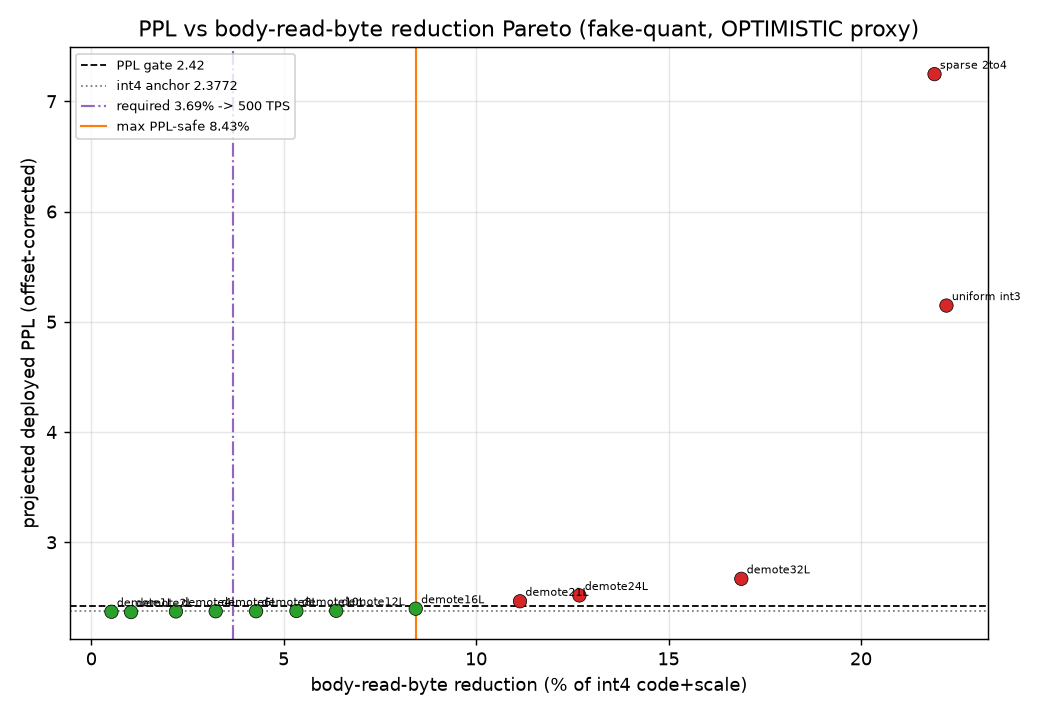

This figure's Python source:
#!/usr/bin/env python
# SPDX-FileCopyrightText: 2026 CoreWeave, Inc.
# SPDX-License-Identifier: Apache-2.0
# SPDX-PackageName: senpai
"""PPL-vs-body-read-byte-reduction Pareto via local in-memory fake-quantization.

Analysis-only leg (PR #287). Question: can a PPL-safe body-read-byte reduction
(holding projected deployed PPL <= 2.42; deployed int4 anchor 2.3772, headroom
0.0428) reach the byte-reduction % that moves the HBM-bound TPS ceiling from the
served 481.53 to 500 at fixed E[T]=3.844?

We fake-quantize the DEPLOYED int4 target body (google/gemma-4-E4B-it-qat-w4a16-ct,
pack-quantized int4 group_size=32 symmetric) by dequantizing -> re-rounding onto a
lower-bit grid / 2:4 mask, measure PPL on the official corpus with the EXACT official
teacher-forced arithmetic, and compute the analytic body-read-byte reduction for each
config. We then cross max_ppl_safe_read_reduction_pct against
required_read_reduction_pct_for_500.

HONESTY: this is a LOCAL fake-quant (fp accumulation) OPTIMISTIC proxy for a real
low-bit kernel; it produces 0 TPS and is a CANDIDATE future build, not a measured
deploy. The authoritative speed gate stays MEASURED >=500 at lambda_hat>=0.9780.
"""
from __future__ import annotations

import argparse
import glob
import json
import math
import os
import sys
import time
from pathlib import Path
from typing import Any

import torch

# --------------------------------------------------------------------------- #
# Composition basis (denken #278 linear_step_decomposition) + gates.
# --------------------------------------------------------------------------- #
OFFICIAL_BASELINE_TPS = 481.53      # served int4 TPS at full body (HBM-bound op point)
TARGET_TPS = 500.0                  # the bar this lever must clear
E_T = 3.844                         # fixed E[T] (kanna #217; drafter ceiling my #281)
DEPLOYED_BODY_GB = 1.76             # deployed int4 body read (floor 2933.83us @600GB/s)
BW_NOMINAL_GBPS = 600.0             # nominal A10G HBM bandwidth
DEPLOYED_INT4_PPL = 2.3772          # deployed served int4 PPL anchor (PR #52, 128/128)
PPL_GATE = 2.42                     # validity bar (headroom 0.0428 over anchor)
PPL_HEADROOM = PPL_GATE - DEPLOYED_INT4_PPL  # 0.0428
OFFICIAL_SCORED_TOKENS = 61797      # exact GT scored-token count (harness-faithful check)
# Imported-EXACT cross-refs (self-test (e); do NOT re-derive).
LAMBDA1_CEILING_TPS = 520.953       # kanna #217 lambda=1 ceiling (520.9527323111674)
K_CAL = 125.268                     # kanna #217 calibration (125.26795005202914)
STEP_US = 1218.2                    # kanna #217 normalized served step
FLOOR_US = 2933.83                  # denken #278 int4 body-read HBM floor (2933.828266667)
TAU_LO = 1.03524                    # lawine #267 tau_lo
PRIVATE_VERIFIED_PPL = 2.3777       # private-verified int4 PPL reference

# Honest-scope caveats carried by this leg (self-test (f)).
CAVEATS = [
    "0_TPS: this leg maps PPL feasibility of the bytes-per-read denominator lever; it "
    "produces NO >=500 build and adds 0 TPS.",
    "FAKE_QUANT_OPTIMISTIC: local in-memory fake-quant with fp accumulation is an "
    "OPTIMISTIC proxy for a real low-bit kernel (real int3/2:4 kernels add group/scale "
    "quant + transcode error).",
    "QAT_PROXY_OPTIMISTIC: the int4 base here is the public QAT w4a16 checkpoint (osoi5 "
    "served weights + serve venv pod-absent per #281); QAT recovers more quality and is "
    "more low-bit-robust than the deployed PTQ int4, so the Pareto here is ALSO optimistic "
    "vs the deployed body -> a closure verdict is decisive, a clear verdict needs re-confirm.",
    "DO_NOT_SERVE: NO served-file change, NO re-quantization of the served checkpoint, "
    "NOT a launch, NOT open2, NO HF Job, NO submission. BASELINE stays 481.53.",
    "CANDIDATE_FUTURE_BUILD: a PPL-safe reduction found here is a human-approval-gated "
    "candidate build, NOT realized here. Launch gate stays land #245 MEASURED >=500 at "
    "lambda_hat>=0.9780.",
]

GROUP_SIZE = 32
BODY_SUBMODULES = [
    "self_attn.q_proj", "self_attn.k_proj", "self_attn.v_proj", "self_attn.o_proj",
    "mlp.gate_proj", "mlp.up_proj", "mlp.down_proj",
    "per_layer_input_gate", "per_layer_projection",
]
# Layers admitting 2:4 structured sparsity (dense matmuls; PLE gates excluded).
SPARSE24_SUBMODULES = [
    "self_attn.q_proj", "self_attn.k_proj", "self_attn.v_proj", "self_attn.o_proj",
    "mlp.gate_proj", "mlp.up_proj", "mlp.down_proj",
]

CKPT_GLOB = "~/.cache/huggingface/hub/models--google--gemma-4-E4B-it-qat-w4a16-ct/snapshots/*"
CORPUS = ("/workspace/senpai/target/official/main_bucket/shared_resources/"
          "speed_benchmark/data/ppl_ground_truth_tokens.jsonl")
OUTDIR = Path("/workspace/senpai/target/research/validity/read_reduction_ppl_pareto")


def log(*a: Any) -> None:
    print("[rrpp]", *a, flush=True)


# --------------------------------------------------------------------------- #
# Fake-quant kernels (operate on the int4-dequantized bf16 weight).
# --------------------------------------------------------------------------- #
def fakequant_intn(W: torch.Tensor, bits: int, gsz: int = GROUP_SIZE) -> torch.Tensor:
    """Symmetric per-group int-N round-trip. codes in [-2^(b-1), 2^(b-1)-1]."""
    out, inf = W.shape
    qmin = -(2 ** (bits - 1))
    qmax = 2 ** (bits - 1) - 1
    ng = (inf + gsz - 1) // gsz
    pad = ng * gsz - inf
    Wp = torch.nn.functional.pad(W.float(), (0, pad)).view(out, ng, gsz)
    absmax = Wp.abs().amax(dim=2, keepdim=True)
    scale = (absmax / (-qmin)).clamp_min(1e-12)        # absmax -> qmin (neg side)
    q = torch.clamp(torch.round(Wp / scale), qmin, qmax)
    Wq = (q * scale).view(out, ng * gsz)[:, :inf]
    return Wq.to(W.dtype)


def fakequant_2to4(W: torch.Tensor) -> torch.Tensor:
    """Magnitude 2:4 structured sparsity on top of int4 grid: in every contiguous
    group of 4 along the in-dim, keep the 2 largest-magnitude (already-int4) values,
    zero the other 2. (We keep the int4 values; byte model accounts metadata.)"""
    out, inf = W.shape
    g = inf // 4
    rem = inf - g * 4
    body = W[:, : g * 4].view(out, g, 4)
    mag = body.abs()
    # indices of the 2 smallest per group -> zero them
    drop = mag.topk(2, dim=2, largest=False).indices  # [out, g, 2]
    mask = torch.ones_like(body, dtype=torch.bool)
    mask.scatter_(2, drop, False)
    body = torch.where(mask, body, torch.zeros_like(body))
    Wq = W.clone()
    Wq[:, : g * 4] = body.view(out, g * 4)
    return Wq  # tail (< 4) left dense; negligible


# --------------------------------------------------------------------------- #
# Byte accounting (analytic body-read-byte reduction).
# --------------------------------------------------------------------------- #
def linear_int4_bytes(out: int, inf: int, gsz: int = GROUP_SIZE) -> tuple[float, float]:
    """(code_bytes, scale_bytes) for an int4 group-quantized Linear."""
    code = out * inf * 0.5                       # 4 bits/value
    scale = out * math.ceil(inf / gsz) * 2.0     # bf16 group scales
    return code, scale


def linear_scheme_code_bytes(out: int, inf: int, scheme: tuple) -> float:
    """code+metadata bytes (NOT scale) for a Linear under a scheme."""
    kind = scheme[0]
    if kind == "intn":
        bits = scheme[1]
        return out * inf * (bits / 8.0)
    if kind == "sparse24":
        # keep 2 of 4 int4 values + 2-bit position metadata per kept value
        kept = out * inf * 0.5 * 0.5             # half the int4 codes
        meta = out * inf * 0.5 * (2.0 / 8.0)     # 2 bits per kept value
        return kept + meta
    if kind == "int4":
        return out * inf * 0.5
    raise ValueError(scheme)


# --------------------------------------------------------------------------- #
# Model load + body enumeration.
# --------------------------------------------------------------------------- #
def load_model():
    from transformers import Gemma4ForConditionalGeneration
    from transformers.utils.quantization_config import CompressedTensorsConfig
    ckpt = glob.glob(os.path.expanduser(CKPT_GLOB))[0]
    log("loading", ckpt)
    t0 = time.time()
    model = Gemma4ForConditionalGeneration.from_pretrained(
        ckpt, dtype=torch.bfloat16, device_map={"": 0},
        quantization_config=CompressedTensorsConfig(run_compressed=False),
    )
    model.eval()
    # free vision/audio towers (unused for text PPL) to reclaim headroom
    import torch.nn as nn
    for nm in ["vision_tower", "audio_tower", "embed_vision", "embed_audio"]:
        if hasattr(model.model, nm):
            setattr(model.model, nm, nn.Identity())
    torch.cuda.empty_cache()
    log(f"loaded in {time.time()-t0:.1f}s  VRAM={torch.cuda.memory_allocated()/1e9:.2f}GB "
        f"(towers freed)")
    return model


def enumerate_body(model):
    """Return list of dicts {name, layer, sub, module, out, in, code4, scale}."""
    lm = model.model.language_model
    body = []
    for li, lyr in enumerate(lm.layers):
        for sub in BODY_SUBMODULES:
            m = lyr
            ok = True
            for p in sub.split("."):
                if not hasattr(m, p):
                    ok = False
                    break
                m = getattr(m, p)
            if not ok or not hasattr(m, "weight"):
                continue  # KV-shared layers lack k/v_proj
            out, inf = m.weight.shape
            code4, scale = linear_int4_bytes(out, inf)
            body.append({"name": f"L{li}.{sub}", "layer": li, "sub": sub,
                         "module": m, "out": out, "in": inf,
                         "code4": code4, "scale": scale})
    return body


# --------------------------------------------------------------------------- #
# PPL eval (EXACT official teacher-forced arithmetic; ppl_endpoint.py).
# --------------------------------------------------------------------------- #
def load_corpus():
    recs = []
    with open(CORPUS) as fh:
        for line in fh:
            line = line.strip()
            if not line:
                continue
            r = json.loads(line)
            ctx, tgt = r["context_token_ids"], r["target_token_ids"]
            ids = ctx + tgt
            ss = max(len(ctx), 1)
            se = len(ids)
            recs.append((r["id"], ids, ss, se))
    return recs


@torch.inference_mode()
def eval_ppl(model, recs, indices=None):
    """Official teacher-forced PPL. Scored tokens are the trailing target block, so we
    restrict the lm_head to the last (target_len+1) positions via logits_to_keep: the
    kept logits are bit-identical to the full forward but bound memory to ~[513, V]."""
    if indices is not None:
        recs = [recs[i] for i in indices]
    total_nll = 0.0
    total_tok = 0
    dev = next(model.parameters()).device
    for _id, ids, ss, se in recs:
        t = torch.tensor([ids], device=dev)
        n = se - ss                                         # scored tokens (target block)
        K = n + 1                                           # keep predicting positions [ss-1, se)
        logits = model(input_ids=t, logits_to_keep=K).logits[0].float()  # [K,V] softcapped
        lse = torch.logsumexp(logits, dim=-1)              # [K] partition fn
        j = torch.arange(n, device=dev)
        toks = t[0, ss + j]                                 # token at position ss+j
        tok_lp = logits[j, toks] - lse[j]                   # predicting-logits at ss-1+j = L_keep[j]
        total_nll += float(-tok_lp.sum().item())
        total_tok += int(n)
    return math.exp(total_nll / total_tok), total_tok


# --------------------------------------------------------------------------- #
# Scheme apply / restore.
# --------------------------------------------------------------------------- #
def apply_scheme(body, scheme_map):
    """scheme_map: {name: scheme_tuple}. Returns touched names."""
    by_name = {b["name"]: b for b in body}
    touched = []
    for name, scheme in scheme_map.items():
        b = by_name[name]
        W = b["module"].weight.data
        if scheme[0] == "intn":
            Wq = fakequant_intn(W, scheme[1])
        elif scheme[0] == "sparse24":
            Wq = fakequant_2to4(W)
        elif scheme[0] == "int4":
            Wq = fakequant_intn(W, 4)
        else:
            raise ValueError(scheme)
        b["module"].weight.data.copy_(Wq)
        touched.append(name)
    return touched


def restore(body, snapshot, names):
    by_name = {b["name"]: b for b in body}
    for name in names:
        b = by_name[name]
        b["module"].weight.data.copy_(snapshot[name].to(b["module"].weight.device))


def body_read_reduction_pct(body, scheme_map):
    """Analytic % reduction of int4 body read (code+scale) under scheme_map."""
    int4_total = sum(b["code4"] + b["scale"] for b in body)
    cfg_total = 0.0
    by_name = {b["name"]: b for b in body}
    for b in body:
        sch = scheme_map.get(b["name"], ("int4",))
        cfg_total += linear_scheme_code_bytes(b["out"], b["in"], sch) + b["scale"]
    return 100.0 * (1.0 - cfg_total / int4_total), int4_total


# --------------------------------------------------------------------------- #
# Composition: required reduction + round-trip self-test.
# --------------------------------------------------------------------------- #
def required_reduction_for_500():
    """HBM-bound ceiling = E[T]*BW_eff/body, BW_eff calibrated so ceiling==baseline
    at the full body. At fixed E[T], tps ∝ 1/body => required reduction = 1 - base/target."""
    bw_eff = OFFICIAL_BASELINE_TPS * DEPLOYED_BODY_GB / E_T   # GB/s effective
    ceiling = lambda body: E_T * bw_eff / body
    body_500 = E_T * bw_eff / TARGET_TPS
    req = 1.0 - body_500 / DEPLOYED_BODY_GB
    roundtrip = ceiling(DEPLOYED_BODY_GB * (1.0 - req))
    return {
        "required_read_reduction_pct_for_500": 100.0 * req,
        "bw_eff_gbps": bw_eff,
        "ceiling_at_full_body": ceiling(DEPLOYED_BODY_GB),
        "body_500_gb": body_500,
        "roundtrip_tps": roundtrip,
        "roundtrip_resid_tps": abs(roundtrip - TARGET_TPS),
        "ceiling_nominal_600": E_T * BW_NOMINAL_GBPS / DEPLOYED_BODY_GB,
    }


def projected_deployed_ppl(local_ppl, local_int4_ppl):
    """Offset-correct the local fake-quant PPL onto the deployed anchor (removes the
    bf16-vs-Marlin systematic offset): projected = anchor + (local - local_int4)."""
    return DEPLOYED_INT4_PPL + (local_ppl - local_int4_ppl)


def constants_exact():
    """Self-test (e): verify every imported cross-leg constant equals its PR-stated
    value EXACTLY (no silent drift across legs). Returns (all_ok, per-constant detail)."""
    expect = {
        "OFFICIAL_BASELINE_TPS": (OFFICIAL_BASELINE_TPS, 481.53),
        "TARGET_TPS": (TARGET_TPS, 500.0),
        "LAMBDA1_CEILING_TPS": (LAMBDA1_CEILING_TPS, 520.953),
        "K_CAL": (K_CAL, 125.268),
        "STEP_US": (STEP_US, 1218.2),
        "E_T": (E_T, 3.844),
        "FLOOR_US": (FLOOR_US, 2933.83),
        "PPL_GATE": (PPL_GATE, 2.42),
        "DEPLOYED_INT4_PPL": (DEPLOYED_INT4_PPL, 2.3772),
        "PPL_HEADROOM": (PPL_HEADROOM, 0.0428),
        "TAU_LO": (TAU_LO, 1.03524),
        "DEPLOYED_BODY_GB": (DEPLOYED_BODY_GB, 1.76),
        "OFFICIAL_SCORED_TOKENS": (OFFICIAL_SCORED_TOKENS, 61797),
    }
    detail, all_ok = {}, True
    for k, (have, want) in expect.items():
        ok = abs(float(have) - float(want)) <= 1e-6
        detail[k] = {"have": have, "want": want, "ok": ok}
        all_ok = all_ok and ok
    return all_ok, detail


# --------------------------------------------------------------------------- #
# Main experiment.
# --------------------------------------------------------------------------- #
def run(args):
    torch.cuda.reset_peak_memory_stats()
    model = load_model()
    body = enumerate_body(model)
    log(f"body Linears: {len(body)}  "
        f"int4 body (code+scale) = {sum(b['code4']+b['scale'] for b in body)/1e9:.4f} GB  "
        f"code-only = {sum(b['code4'] for b in body)/1e9:.4f} GB")

    snapshot = {b["name"]: b["module"].weight.detach().to("cpu").clone() for b in body}
    log(f"snapshot {len(snapshot)} weights to CPU "
        f"({sum(t.numel()*t.element_size() for t in snapshot.values())/1e9:.2f} GB)")

    recs = load_corpus()
    n_full = len(recs)
    sub_n = min(args.rank_subset, n_full)
    sub_idx = list(range(0, n_full, max(1, n_full // sub_n)))[:sub_n]
    log(f"corpus: {n_full} records, ranking subset = {len(sub_idx)}")

    results = []  # each: {config, scheme_map(meta), read_reduction_pct, local_ppl, ...}

    def measure(label, scheme_map, full=True, kind="config"):
        touched = apply_scheme(body, scheme_map)
        idx = None if full else sub_idx
        t0 = time.time()
        ppl, ntok = eval_ppl(model, recs, idx)
        dt = time.time() - t0
        restore(body, snapshot, touched)
        red, _ = body_read_reduction_pct(body, scheme_map)
        row = {"config": label, "kind": kind, "read_reduction_pct": red,
               "local_ppl": ppl, "n_tokens": ntok, "full_corpus": full,
               "eval_s": dt, "n_demoted": len(scheme_map)}
        log(f"  [{label}] red={red:.2f}%  ppl={ppl:.4f}  ntok={ntok}  "
            f"({'full' if full else f'sub{len(sub_idx)}'}, {dt:.1f}s)")
        return row, ppl

    # ---- 0. baseline (pristine int4, no requant) ----
    t0 = time.time()
    base_ppl, base_ntok = eval_ppl(model, recs, None)
    log(f"  [baseline-int4] ppl={base_ppl:.4f}  ntok={base_ntok}  ({time.time()-t0:.1f}s)")
    base_sub_ppl, _ = eval_ppl(model, recs, sub_idx)
    results.append({"config": "baseline_int4", "kind": "baseline",
                    "read_reduction_pct": 0.0, "local_ppl": base_ppl,
                    "n_tokens": base_ntok, "full_corpus": True, "n_demoted": 0})

    # ---- 1. round-trip fidelity validation (int8 ~lossless; int4 ~identity) ----
    all_int8 = {b["name"]: ("intn", 8) for b in body}
    row_i8, _ = measure("validate_int8_all", all_int8, full=True, kind="validate")
    results.append(row_i8)
    all_int4 = {b["name"]: ("int4",) for b in body}
    row_i4, ppl_i4 = measure("validate_int4_all", all_int4, full=True, kind="validate")
    results.append(row_i4)
    # recomputed-scale int4 round-trip: NOT bit-exact vs stored int4 (absmax/8 vs stored
    # convention on already-quantized weights) -> a documented lossy-on-lossy artifact,
    # bounded but not the machinery gate (int8 near-lossless is the strict gate).
    int4_recomputed_delta = abs(ppl_i4 - base_ppl)
    # local int4 reference for offset projection = pristine baseline (conservative:
    # int3 deltas then carry the lossy-on-lossy penalty; fp accumulation is optimistic).
    local_int4_ref = base_ppl

    # ---- 2. uniform int3 (pessimistic max-reduction corner) ----
    all_int3 = {b["name"]: ("intn", 3) for b in body}
    row_u3, _ = measure("uniform_int3", all_int3, full=True, kind="pareto")
    results.append(row_u3)

    # ---- 3. per-layer int3 sensitivity ranking (subset) ----
    layers = sorted({b["layer"] for b in body})
    layer_names = {li: [b["name"] for b in body if b["layer"] == li] for li in layers}
    sens = []
    log(f"ranking {len(layers)} layers by single-layer int3 PPL-delta (subset {len(sub_idx)})")
    for li in layers:
        sm = {n: ("intn", 3) for n in layer_names[li]}
        touched = apply_scheme(body, sm)
        ppl_l, _ = eval_ppl(model, recs, sub_idx)
        restore(body, snapshot, touched)
        sens.append({"layer": li, "int3_ppl_delta_sub": ppl_l - base_sub_ppl})
    sens.sort(key=lambda d: d["int3_ppl_delta_sub"])
    rank_order = [s["layer"] for s in sens]  # least-sensitive first
    log("  least-sensitive layers: " + ", ".join(f"L{s['layer']}({s['int3_ppl_delta_sub']:+.4f})"
                                                  for s in sens[:6]))
    log("  most-sensitive layers:  " + ", ".join(f"L{s['layer']}({s['int3_ppl_delta_sub']:+.4f})"
                                                  for s in sens[-6:]))

    # ---- 4. progressive mixed int4/int3 (demote least-sensitive K layers) ----
    frac_points = [0.10, 0.25, 0.50, 0.75]
    demote_counts = sorted({max(1, round(f * len(layers))) for f in frac_points}
                           | {1, 2, 4, 6, 8, 12, 16, 24})
    demote_counts = [c for c in demote_counts if c <= len(layers)]
    for k in demote_counts:
        dem_layers = set(rank_order[:k])
        sm = {b["name"]: ("intn", 3) for b in body if b["layer"] in dem_layers}
        pct_label = f"mixed_int3_demote{k}L"
        row, _ = measure(pct_label, sm, full=True, kind="pareto")
        row["demote_layers"] = sorted(dem_layers)
        results.append(row)

    # ---- 5. 2:4 structured sparsity (sparsifiable layers only) ----
    sm24 = {b["name"]: ("sparse24",) for b in body if b["sub"] in SPARSE24_SUBMODULES}
    row24, _ = measure("sparse_2to4", sm24, full=True, kind="pareto")
    results.append(row24)
    # 2:4 + int3 on the kept values' layers is out of scope; report 2:4 alone.

    sm_86 = torch.cuda.get_device_capability(0)
    sparse24_supported = sm_86[0] >= 8  # Ampere+ admits 2:4

    # ---- compose verdict ----
    comp = required_reduction_for_500()
    req_pct = comp["required_read_reduction_pct_for_500"]

    # projected deployed PPL + safety for every pareto config
    pareto = [r for r in results if r["kind"] in ("pareto",)]
    for r in pareto:
        r["projected_deployed_ppl"] = projected_deployed_ppl(r["local_ppl"], local_int4_ref)
        r["ppl_delta_vs_int4"] = r["local_ppl"] - local_int4_ref
        r["ppl_safe"] = r["projected_deployed_ppl"] <= PPL_GATE

    safe = [r for r in pareto if r["ppl_safe"]]
    max_safe_pct = max((r["read_reduction_pct"] for r in safe), default=0.0)
    max_safe_cfg = max(safe, key=lambda r: r["read_reduction_pct"], default=None)
    lever_clears_500 = max_safe_pct >= req_pct

    # ---- self-test (PRIMARY) ----
    red_by_demote = [(r["n_demoted"], r["read_reduction_pct"])
                     for r in pareto if r["config"].startswith("mixed_int3_demote")]
    red_by_demote.sort()
    monotone_red = all(red_by_demote[i][1] <= red_by_demote[i + 1][1] + 1e-6
                       for i in range(len(red_by_demote) - 1))
    all_ppls = [r["local_ppl"] for r in results] + [base_sub_ppl]
    nan_clean = all(math.isfinite(p) for p in all_ppls)
    const_ok, const_detail = constants_exact()
    checks = {
        # harness faithfulness: scores the EXACT official scored-token set
        "harness_faithful_token_count_61797": base_ntok == OFFICIAL_SCORED_TOKENS,
        "ppl_nan_clean": nan_clean,                                       # PR (d)
        "int8_near_lossless": abs(row_i8["local_ppl"] - base_ppl) < 0.01,
        "int4_recomputed_roundtrip_lt_0p05": int4_recomputed_delta < 0.05,
        "required_roundtrip_resid_lt_0p5": comp["roundtrip_resid_tps"] < 0.5,  # PR (c)
        "uniform_int3_reduction_gt_required": row_u3["read_reduction_pct"] > req_pct,
        "pareto_monotone_reduction": monotone_red,                        # PR (b)
        "constants_imported_exact": const_ok,                            # PR (e)
        "max_safe_well_defined": max_safe_pct >= 0.0,
        "caveats_present": len(CAVEATS) >= 5,                            # PR (f)
    }
    self_test_passes = all(checks.values())
    # NOTE: the int4 anchor does NOT reproduce 2.3772 (QAT proxy < deployed PTQ; see
    # CAVEATS QAT_PROXY_OPTIMISTIC). Reported as informational; the verdict is built in
    # offset-corrected delta space so the absolute QAT-vs-PTQ gap cancels.
    anchor_reproduces = abs(base_ppl - DEPLOYED_INT4_PPL) < 0.05

    peak_gb = torch.cuda.max_memory_allocated() / 1e9
    out = {
        "primary_metric": {"name": "read_reduction_ppl_pareto_self_test_passes",
                           "value": bool(self_test_passes)},
        "test_metric": {"name": "max_ppl_safe_read_reduction_pct", "value": max_safe_pct},
        "read_reduction_lever_clears_500": bool(lever_clears_500),
        "required_read_reduction_pct_for_500": req_pct,
        "max_ppl_safe_read_reduction_pct": max_safe_pct,
        "max_safe_config": max_safe_cfg["config"] if max_safe_cfg else None,
        "int4_baseline_ppl_local": base_ppl,
        "int4_baseline_resid_vs_2p3772": base_ppl - DEPLOYED_INT4_PPL,
        "int4_recomputed_roundtrip_delta": int4_recomputed_delta,
        "int8_roundtrip_delta": abs(row_i8["local_ppl"] - base_ppl),
        "deployed_int4_ppl_anchor": DEPLOYED_INT4_PPL,
        "anchor_reproduces_2p3772": bool(anchor_reproduces),
        "ppl_gate": PPL_GATE,
        "ppl_headroom": PPL_HEADROOM,
        "deployed_body_gb": DEPLOYED_BODY_GB,
        "constants_exact": const_ok,
        "constants_detail": const_detail,
        "caveats": CAVEATS,
        "local_int4_body_code_scale_gb": sum(b["code4"] + b["scale"] for b in body) / 1e9,
        "local_int4_body_code_only_gb": sum(b["code4"] for b in body) / 1e9,
        "sparse24_supported_sm86": bool(sparse24_supported),
        "sm": list(sm_86),
        "composition": comp,
        "self_test": {"passes": bool(self_test_passes), "checks": checks},
        "sensitivity_ranking": sens,
        "rank_order_least_sensitive_first": rank_order,
        "configs": results,
        "peak_vram_gb": peak_gb,
        "n_records": n_full,
        "rank_subset": len(sub_idx),
    }
    return out


# --------------------------------------------------------------------------- #
# Output: JSON, plot, wandb.
# --------------------------------------------------------------------------- #
def make_plot(out, path):
    import matplotlib
    matplotlib.use("Agg")
    import matplotlib.pyplot as plt
    pareto = [r for r in out["configs"] if r["kind"] == "pareto"]
    fig, ax = plt.subplots(figsize=(8, 5.5))
    for kind, mk, col in [("mixed", "o", "tab:blue")]:
        pass
    xs = [r["read_reduction_pct"] for r in pareto]
    ys = [r["projected_deployed_ppl"] for r in pareto]
    labels = [r["config"] for r in pareto]
    colors = ["tab:green" if r["ppl_safe"] else "tab:red" for r in pareto]
    ax.scatter(xs, ys, c=colors, s=55, zorder=3, edgecolor="k", linewidth=0.4)
    for x, y, l in zip(xs, ys, labels):
        ax.annotate(l.replace("mixed_int3_", "").replace("_", " "), (x, y),
                    fontsize=6, xytext=(3, 3), textcoords="offset points")
    ax.axhline(out["ppl_gate"], color="k", ls="--", lw=1,
               label=f"PPL gate {out['ppl_gate']}")
    ax.axhline(out["deployed_int4_ppl_anchor"], color="gray", ls=":", lw=1,
               label=f"int4 anchor {out['deployed_int4_ppl_anchor']}")
    ax.axvline(out["required_read_reduction_pct_for_500"], color="tab:purple", ls="-.",
               lw=1.2, label=f"required {out['required_read_reduction_pct_for_500']:.2f}% -> 500 TPS")
    ax.axvline(out["max_ppl_safe_read_reduction_pct"], color="tab:orange", ls="-", lw=1.2,
               label=f"max PPL-safe {out['max_ppl_safe_read_reduction_pct']:.2f}%")
    ax.set_xlabel("body-read-byte reduction (% of int4 code+scale)")
    ax.set_ylabel("projected deployed PPL (offset-corrected)")
    ax.set_title("PPL vs body-read-byte reduction Pareto (fake-quant, OPTIMISTIC proxy)")
    ax.legend(fontsize=7, loc="upper left")
    ax.grid(alpha=0.3)
    fig.tight_layout()
    fig.savefig(path, dpi=130)
    log("wrote plot", path)


def log_wandb(args, out):
    if args.no_wandb:
        return None
    sys.path.insert(0, "/workspace/senpai/target")
    try:
        from scripts import wandb_logging
    except Exception as exc:
        log(f"wandb import failed ({exc}); skipping")
        return None
    run = wandb_logging.init_wandb_run(
        job_type="read-reduction-ppl-pareto", agent="fern",
        name=args.wandb_name or "fern/read-reduction-ppl-pareto",
        group=args.wandb_group or "read-reduction-ppl-pareto",
        tags=["validity", "ppl-pareto", "read-reduction", "fake-quant", "hbm-ceiling", "pr287"],
        config={k: out[k] for k in ["required_read_reduction_pct_for_500",
                "max_ppl_safe_read_reduction_pct", "read_reduction_lever_clears_500",
                "int4_baseline_ppl_local", "ppl_gate", "deployed_body_gb"]},
    )
    if run is None:
        log("wandb disabled; skipping")
        return None
    import wandb
    flat = {
        "read_reduction_ppl_pareto_self_test_passes": 1.0 if out["self_test"]["passes"] else 0.0,
        "max_ppl_safe_read_reduction_pct": out["max_ppl_safe_read_reduction_pct"],
        "required_read_reduction_pct_for_500": out["required_read_reduction_pct_for_500"],
        "read_reduction_lever_clears_500": 1.0 if out["read_reduction_lever_clears_500"] else 0.0,
        "int4_baseline_ppl_local": out["int4_baseline_ppl_local"],
        "int4_baseline_resid_vs_2p3772": out["int4_baseline_resid_vs_2p3772"],
        "int4_recomputed_roundtrip_delta": out["int4_recomputed_roundtrip_delta"],
        "int8_roundtrip_delta": out["int8_roundtrip_delta"],
        "uniform_int3_reduction_pct": next(r["read_reduction_pct"] for r in out["configs"]
                                           if r["config"] == "uniform_int3"),
        "sparse24_supported_sm86": 1.0 if out["sparse24_supported_sm86"] else 0.0,
        "roundtrip_resid_tps": out["composition"]["roundtrip_resid_tps"],
        "peak_vram_gb": out["peak_vram_gb"],
        "global_step": 0,
    }
    for k, v in out["self_test"]["checks"].items():
        flat[f"selftest/{k}"] = 1.0 if v else 0.0
    run.log(flat)
    # pareto table
    cols = ["config", "kind", "read_reduction_pct", "local_ppl",
            "projected_deployed_ppl", "ppl_delta_vs_int4", "ppl_safe", "n_demoted"]
    tbl = wandb.Table(columns=cols)
    for r in out["configs"]:
        tbl.add_data(*[r.get(c) for c in cols])
    run.log({"pareto_table": tbl, "global_step": 0})
    # sensitivity table
    stbl = wandb.Table(columns=["layer", "int3_ppl_delta_sub"])
    for s in out["sensitivity_ranking"]:
        stbl.add_data(s["layer"], s["int3_ppl_delta_sub"])
    run.log({"sensitivity_table": stbl, "global_step": 0})
    plot_path = OUTDIR / "read_reduction_ppl_pareto.png"
    if plot_path.exists():
        run.log({"pareto_plot": wandb.Image(str(plot_path)), "global_step": 0})
    run.summary.update({k: v for k, v in flat.items() if k != "global_step"})
    rid = run.id
    run.finish()
    log("wandb run", rid)
    return rid


def main():
    ap = argparse.ArgumentParser()
    ap.add_argument("--rank-subset", type=int, default=32)
    ap.add_argument("--wandb-name", "--wandb_name", default=None)
    ap.add_argument("--wandb-group", "--wandb_group", default=None)
    ap.add_argument("--no-wandb", action="store_true")
    ap.add_argument("--self-test", "--self_test", action="store_true",
                    help="no-op alias: the full run always evaluates the PRIMARY self-test")
    ap.add_argument("--quick", action="store_true",
                    help="tiny end-to-end smoke (subset corpus, few configs)")
    args = ap.parse_args()

    if args.quick:
        return quick(args)

    out = run(args)
    OUTDIR.mkdir(parents=True, exist_ok=True)
    (OUTDIR / "read_reduction_ppl_pareto_results.json").write_text(json.dumps(out, indent=2))
    log("wrote JSON")
    make_plot(out, OUTDIR / "read_reduction_ppl_pareto.png")
    rid = log_wandb(args, out)
    out["wandb_run_id"] = rid
    (OUTDIR / "read_reduction_ppl_pareto_results.json").write_text(json.dumps(out, indent=2))

    log("=" * 70)
    log(f"PRIMARY self_test_passes = {out['self_test']['passes']}")
    log(f"TEST max_ppl_safe_read_reduction_pct = {out['max_ppl_safe_read_reduction_pct']:.3f}%")
    log(f"required_read_reduction_pct_for_500 = {out['required_read_reduction_pct_for_500']:.3f}%")
    log(f"lever_clears_500 = {out['read_reduction_lever_clears_500']}")
    log(f"int4 baseline local ppl = {out['int4_baseline_ppl_local']:.4f} "
        f"(resid {out['int4_baseline_resid_vs_2p3772']:+.4f} vs 2.3772)")
    log(f"peak VRAM = {out['peak_vram_gb']:.2f} GB")
    log("checks: " + json.dumps(out["self_test"]["checks"]))


def quick(args):
    """Fast end-to-end validation: 16-rec corpus, baseline + int8 + int4 + uniform int3
    + one mixed(4L heuristic) + 2:4. Prints timing. No wandb."""
    torch.cuda.reset_peak_memory_stats()
    model = load_model()
    body = enumerate_body(model)
    snapshot = {b["name"]: b["module"].weight.detach().to("cpu").clone() for b in body}
    recs = load_corpus()
    idx = list(range(0, len(recs), len(recs) // 16))[:16]
    log(f"QUICK: {len(idx)} records")
    t0 = time.time(); base, nt = eval_ppl(model, recs, idx); t_one = (time.time()-t0)/len(idx)
    log(f"baseline ppl={base:.4f} ntok={nt}  per-forward={t_one*1e3:.0f}ms")
    for label, sm in [
        ("int8_all", {b["name"]: ("intn", 8) for b in body}),
        ("int4_all", {b["name"]: ("int4",) for b in body}),
        ("uniform_int3", {b["name"]: ("intn", 3) for b in body}),
        ("mixed_4L", {b["name"]: ("intn", 3) for b in body if b["layer"] in (10, 15, 20, 25)}),
        ("sparse_2to4", {b["name"]: ("sparse24",) for b in body if b["sub"] in SPARSE24_SUBMODULES}),
    ]:
        touched = apply_scheme(body, sm)
        ppl, _ = eval_ppl(model, recs, idx)
        restore(body, snapshot, touched)
        red, _ = body_read_reduction_pct(body, sm)
        log(f"  {label:14s} red={red:6.2f}%  ppl={ppl:.4f}  delta={ppl-base:+.4f}")
    comp = required_reduction_for_500()
    log(f"required%={comp['required_read_reduction_pct_for_500']:.3f}  "
        f"roundtrip={comp['roundtrip_tps']:.2f}  resid={comp['roundtrip_resid_tps']:.3e}")
    log(f"peak VRAM={torch.cuda.max_memory_allocated()/1e9:.2f}GB")


if __name__ == "__main__":
    main()
